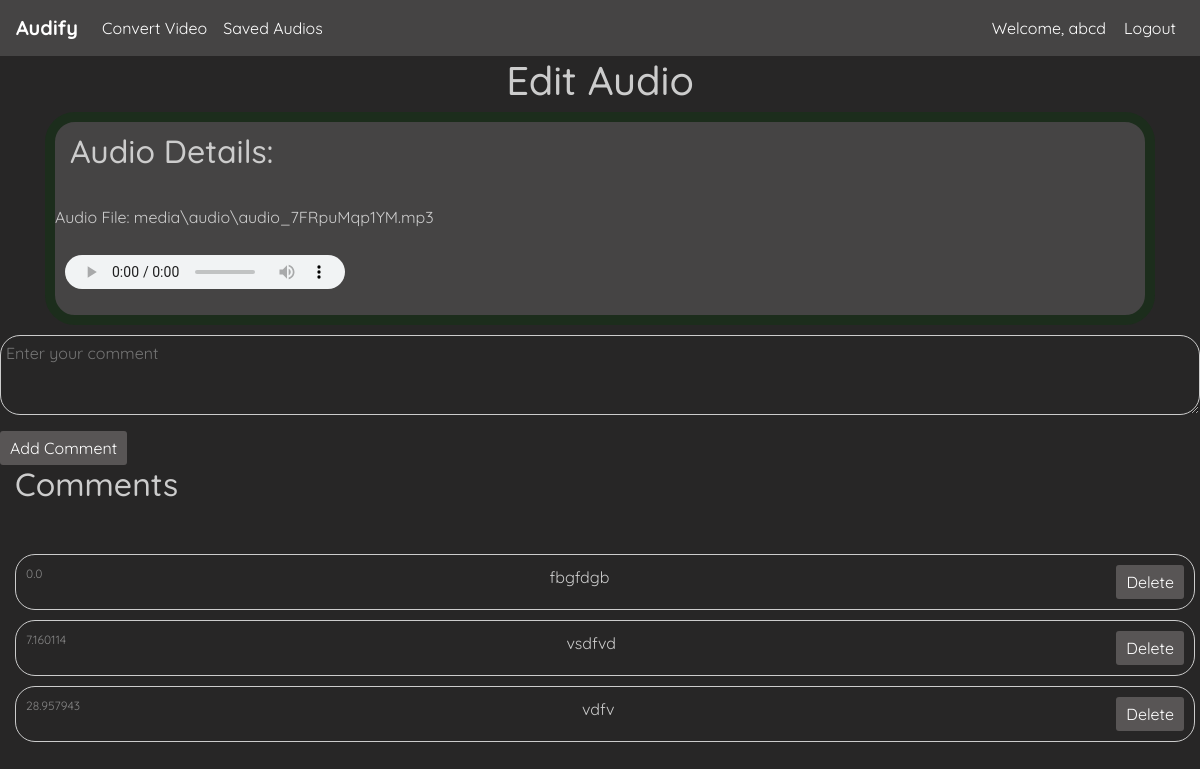
The page /audio/edit/162/ (signed in) on the database its author committed.
### converter/models.py (models this page shows, shortened)
class AudioFile(models.Model):
    user = models.ForeignKey(User, on_delete=models.CASCADE, default=1)
    audio_path = models.FileField(upload_to='audio/')
    created_date = models.DateTimeField(auto_now_add=True)

class Comment(models.Model):
    audio = models.ForeignKey(AudioFile, on_delete=models.CASCADE)
    timestamp = models.FloatField(null=True, blank=True)
    text = models.TextField()

### converter/views.py (the view, shortened to what this page needs)
# urls.py: path('audio/edit/<int:audio_id>/', audio_edit, name='audio_edit'),
def audio_edit(request, audio_id):
    audio = get_object_or_404(AudioFile, id=audio_id)
    comments = Comment.objects.filter(audio=audio).order_by('timestamp')
    audio_url = audio.audio_path.url
    prefix = "\media\audio\audio"
    audio_filename = audio_url[len(prefix):]
    context = {
        'audio': audio,
        'comments': comments,
        'audio_url': audio_url,
        'audio_filename': audio_filename,
    }
    return render(request, 'converter/audio_edit.html', context)

### converter/templates/converter/audio_edit.html (shortened to what this page needs)
{% load static %}
<!DOCTYPE html>
<html>
<head>
    <link rel="stylesheet" href="https://cdn.jsdelivr.net/npm/bootstrap@4.0.0/dist/css/bootstrap.min.css">
    <link rel="stylesheet" type="text/css" href="{% static 'edit_audio.css' %}">
</head>
<body>
    <nav class="navbar navbar-expand-lg navbar-light" style="background-color: #454444; font-family: 'Quicksand', sans-serif; color:white">
        <a class="navbar-brand" href="#" style="color:white"><strong>Audify</strong></a>
        <div class="collapse navbar-collapse" id="navbarNav">
            <ul class="navbar-nav mr-auto">
                <li class="nav-item active">
                    <a class="nav-link" href="{% url 'convert_video' %}" style="color:white">Convert Video<span class="sr-only">(current)</span></a>
                </li>
                <li class="nav-item active">
                    <a class="nav-link" href="{% url 'saved_audios' %}" style="color:white">Saved Audios<span class="sr-only">(current)</span></a>
                </li>
            </ul>
            <ul class="navbar-nav">
                {% if user.is_authenticated %}
                <li class="nav-item">
                    <span class="navbar-text" ">Welcome, {{ user.username }}</span>
                </li>
                <li class="nav-item">
                    <a class="nav-link" href="{% url 'logout' %}" style="color:white">Logout</a>
                </li>
                {% endif %}
            </ul>
        </div>
    </nav>
    <h1>Edit Audio</h1>
    <div class="container">
       <div class="box1">
    <h2>Audio Details:</h2>
   <p>Audio File: {{ audio.audio_path.name|cut:"/" }}</p>
    <audio id="audio-player" controls>
        <source src="/{{ audio.audio_path }}" type="audio/mp3">
    </audio>
</div>
</div>
        <form id="comment-form" method="post" data-audio-id="{{ audio.id }}">
            <textarea id="comment-textarea" name="text" placeholder="Enter your comment" required></textarea>
            <button id="add-comment-btn" type="submit">Add Comment</button>
        </form>
        <h2>Comments</h2>
        <div id="comments-section">
            {% for comment in comments %}
            <div class="comment" data-comment-id="{{ comment.id }}" data-timestamp="{{ comment.timestamp }}">
                <span>{{ comment.timestamp }}</span>
                <p>{{ comment.text }}</p>
                <button class="delete-comment-btn" onclick="deleteComment('{{ comment.id }}')">Delete</button>
            </div>
            {% endfor %}
        </div>
</body>
</html>

### static/edit_audio.css (style rules this page uses)
body { font-family: 'Quicksand', sans-serif; padding: 0; background-color: #272626; color: #ccc; margin: 0; }
body { background-color: #272626; color: #ccc; }
.navbar-light .navbar-text { color: white; }
h1 { text-align: center; }
h2 { text-align: left; margin-left: 15px; margin-bottom: 35px; }
.box1 { background: #454444; background-repeat: no-repeat; background-attachment: fixed; background-position: center; border: 10px solid rgb(28, 45, 28); padding-top: 10px; border-radius: 30px; max-width: 100%; position: relative; z-index: 1; flex-direction: column; align-items: center; justify-content: center; height: auto; flex-wrap: wrap; }
audio { padding: 10px; margin-bottom: 10px; max-width: 100%; }
textarea { width: 100%; height: 80px; padding: 5px; margin-top: 10px; margin-bottom: 10px; border: 1px solid #ccc; border-radius: 20px; background: transparent; color: rgb(255, 255, 255); }
button { padding: 5px 10px; background-color: #585555; color: white; border: none; border-radius: 3px; cursor: pointer; }
#comments-section { padding: 5px; margin-left: 10px; margin-bottom: 20px; }
.comment { border: 1px solid #ccc; border-radius: 20px; padding: 10px; margin-top: 10px; margin-bottom: 10px; display: flex; justify-content: space-between; }
.comment p { margin: 0; }
.comment span { font-size: 12px; color: #888; }
.delete-comment-btn { background-color: #585555; }
.navbar-text { padding-right: 10px; color: white; }

### converter/templates/converter/audio_edit.html (style rules this page uses)
body { background-color: #272626; color: #ccc; }
.navbar-light .navbar-text { color: white; }
h1 { text-align: center; }
h2 { text-align: left; margin-left: 15px; margin-bottom: 35px; }
.box1 { background: #454444; background-repeat: no-repeat; background-attachment: fixed; background-position: center; border: 10px solid rgb(28, 45, 28); padding-top: 10px; border-radius: 30px; max-width: 100%; position: relative; z-index: 1; flex-direction: column; align-items: center; justify-content: center; height: auto; flex-wrap: wrap; }
audio { padding: 10px; margin-bottom: 10px; max-width: 100%; }
textarea { width: 100%; height: 80px; padding: 5px; margin-top: 10px; margin-bottom: 10px; border: 1px solid #ccc; border-radius: 20px; background: transparent; color: rgb(255, 255, 255); }
button { padding: 5px 10px; background-color: #585555; color: white; border: none; border-radius: 3px; cursor: pointer; }
#comments-section { padding: 5px; margin-left: 10px; margin-bottom: 20px; }
.comment { border: 1px solid #ccc; border-radius: 20px; padding: 10px; margin-top: 10px; margin-bottom: 10px; display: flex; justify-content: space-between; }
.comment p { margin: 0; }
.comment span { font-size: 12px; color: #888; }
.delete-comment-btn { background-color: #585555; }
.navbar-text { padding-right: 10px; color: white; }

### rows shown on the page
AudioFile: audio_path.name "media\\audio\\audio_7FRpuMqp1YM.mp3"
Comment: timestamp "0.0", text "fbgfdgb"
Comment: timestamp "7.160114", text "vsdfvd"
Comment: timestamp "28.957943", text "vdfv"

### other values the page prints
{{ user.username }} "abcd"
